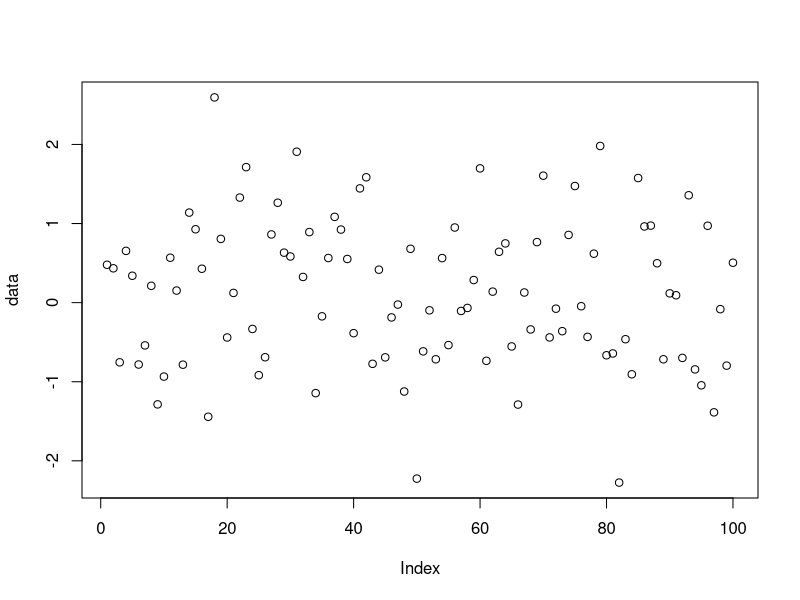

Recreate this plot in R.
# Generate random normal data
data <- rnorm(100)

# Plot the data
plot(data)

print(summary(data))

# test pull req
print("test pull req")